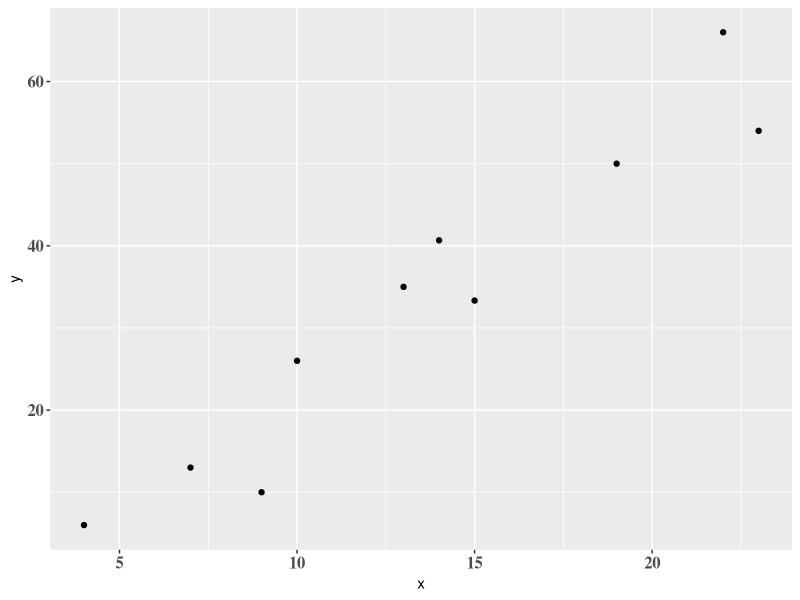

Reproduce this figure in R.
## ---- chunk 1
knitr::opts_chunk$set(echo = TRUE)
## ---- chunk 2

suppressPackageStartupMessages(library(tidyverse))
suppressPackageStartupMessages(library(ggplot2))
## ---- chunk 3

set.seed(42)

cars %>% 
  filter(dist < 80) %>% 
  group_by(speed) %>% 
  summarise(dist = mean(dist)) %>% 
  sample_n(10) %>% 
  ggplot(aes(x = speed, y = dist)) +
  geom_point() + labs(x = "x", y = "y") + 
  theme(axis.text = element_text(family = "serif", face = "bold", size = 12))
